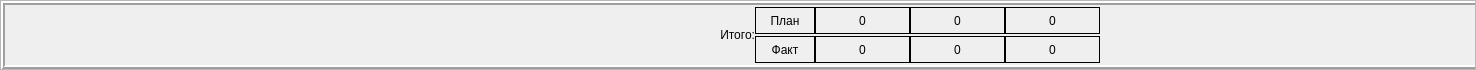
<?xml version="1.0" encoding="UTF-8"?>
<ui version="4.0">
 <class>EducationalFooter</class>
 <widget class="QWidget" name="EducationalFooter">
  <property name="geometry">
   <rect>
    <x>0</x>
    <y>0</y>
    <width>1476</width>
    <height>70</height>
   </rect>
  </property>
  <property name="maximumSize">
   <size>
    <width>16777215</width>
    <height>70</height>
   </size>
  </property>
  <property name="windowTitle">
   <string>Form</string>
  </property>
  <layout class="QVBoxLayout" name="verticalLayout">
   <property name="spacing">
    <number>0</number>
   </property>
   <property name="leftMargin">
    <number>0</number>
   </property>
   <property name="topMargin">
    <number>0</number>
   </property>
   <property name="rightMargin">
    <number>0</number>
   </property>
   <property name="bottomMargin">
    <number>0</number>
   </property>
   <item>
    <widget class="QScrollArea" name="scrollArea">
     <property name="verticalScrollBarPolicy">
      <enum>Qt::ScrollBarAlwaysOff</enum>
     </property>
     <property name="horizontalScrollBarPolicy">
      <enum>Qt::ScrollBarAlwaysOff</enum>
     </property>
     <property name="widgetResizable">
      <bool>true</bool>
     </property>
     <widget class="QWidget" name="scrollAreaWidgetContents">
      <property name="geometry">
       <rect>
        <x>0</x>
        <y>0</y>
        <width>1714</width>
        <height>68</height>
       </rect>
      </property>
      <layout class="QVBoxLayout" name="verticalLayout_4">
       <property name="spacing">
        <number>0</number>
       </property>
       <property name="leftMargin">
        <number>0</number>
       </property>
       <property name="topMargin">
        <number>0</number>
       </property>
       <property name="rightMargin">
        <number>0</number>
       </property>
       <property name="bottomMargin">
        <number>0</number>
       </property>
       <item>
        <widget class="QFrame" name="frame">
         <property name="frameShape">
          <enum>QFrame::Box</enum>
         </property>
         <property name="frameShadow">
          <enum>QFrame::Raised</enum>
         </property>
         <property name="lineWidth">
          <number>2</number>
         </property>
         <layout class="QHBoxLayout" name="horizontalLayout" stretch="0,0,0,1,0,0">
          <property name="spacing">
           <number>0</number>
          </property>
          <property name="leftMargin">
           <number>0</number>
          </property>
          <property name="topMargin">
           <number>0</number>
          </property>
          <property name="rightMargin">
           <number>0</number>
          </property>
          <property name="bottomMargin">
           <number>0</number>
          </property>
          <item>
           <layout class="QVBoxLayout" name="verticalLayout_3">
            <property name="spacing">
             <number>0</number>
            </property>
           </layout>
          </item>
          <item>
           <widget class="QLabel" name="label">
            <property name="minimumSize">
             <size>
              <width>750</width>
              <height>54</height>
             </size>
            </property>
            <property name="text">
             <string>Итого:</string>
            </property>
            <property name="alignment">
             <set>Qt::AlignRight|Qt::AlignTrailing|Qt::AlignVCenter</set>
            </property>
           </widget>
          </item>
          <item>
           <layout class="QVBoxLayout" name="verticalLayout_2">
            <property name="spacing">
             <number>0</number>
            </property>
            <item>
             <widget class="QLabel" name="label_2">
              <property name="sizePolicy">
               <sizepolicy hsizetype="Preferred" vsizetype="Preferred">
                <horstretch>0</horstretch>
                <verstretch>0</verstretch>
               </sizepolicy>
              </property>
              <property name="minimumSize">
               <size>
                <width>60</width>
                <height>27</height>
               </size>
              </property>
              <property name="maximumSize">
               <size>
                <width>60</width>
                <height>27</height>
               </size>
              </property>
              <property name="frameShape">
               <enum>QFrame::Box</enum>
              </property>
              <property name="text">
               <string>План</string>
              </property>
              <property name="alignment">
               <set>Qt::AlignCenter</set>
              </property>
              <property name="margin">
               <number>7</number>
              </property>
             </widget>
            </item>
            <item>
             <widget class="QLabel" name="label_1">
              <property name="sizePolicy">
               <sizepolicy hsizetype="Preferred" vsizetype="Preferred">
                <horstretch>0</horstretch>
                <verstretch>0</verstretch>
               </sizepolicy>
              </property>
              <property name="minimumSize">
               <size>
                <width>60</width>
                <height>27</height>
               </size>
              </property>
              <property name="maximumSize">
               <size>
                <width>60</width>
                <height>27</height>
               </size>
              </property>
              <property name="frameShape">
               <enum>QFrame::Box</enum>
              </property>
              <property name="text">
               <string>Факт</string>
              </property>
              <property name="alignment">
               <set>Qt::AlignCenter</set>
              </property>
              <property name="margin">
               <number>7</number>
              </property>
             </widget>
            </item>
           </layout>
          </item>
          <item>
           <layout class="QHBoxLayout" name="hl_months">
            <property name="spacing">
             <number>0</number>
            </property>
           </layout>
          </item>
          <item>
           <layout class="QGridLayout" name="gridLayout">
            <property name="spacing">
             <number>0</number>
            </property>
            <item row="0" column="0">
             <widget class="QLabel" name="lbl_firstPlan">
              <property name="sizePolicy">
               <sizepolicy hsizetype="Fixed" vsizetype="Fixed">
                <horstretch>0</horstretch>
                <verstretch>0</verstretch>
               </sizepolicy>
              </property>
              <property name="minimumSize">
               <size>
                <width>95</width>
                <height>27</height>
               </size>
              </property>
              <property name="maximumSize">
               <size>
                <width>95</width>
                <height>27</height>
               </size>
              </property>
              <property name="frameShape">
               <enum>QFrame::Box</enum>
              </property>
              <property name="text">
               <string>0</string>
              </property>
              <property name="alignment">
               <set>Qt::AlignCenter</set>
              </property>
              <property name="margin">
               <number>7</number>
              </property>
             </widget>
            </item>
            <item row="0" column="1">
             <widget class="QLabel" name="lbl_secondPlan">
              <property name="sizePolicy">
               <sizepolicy hsizetype="Fixed" vsizetype="Fixed">
                <horstretch>0</horstretch>
                <verstretch>0</verstretch>
               </sizepolicy>
              </property>
              <property name="minimumSize">
               <size>
                <width>95</width>
                <height>27</height>
               </size>
              </property>
              <property name="maximumSize">
               <size>
                <width>95</width>
                <height>27</height>
               </size>
              </property>
              <property name="frameShape">
               <enum>QFrame::Box</enum>
              </property>
              <property name="text">
               <string>0</string>
              </property>
              <property name="alignment">
               <set>Qt::AlignCenter</set>
              </property>
              <property name="margin">
               <number>7</number>
              </property>
             </widget>
            </item>
            <item row="0" column="2">
             <widget class="QLabel" name="lbl_yearPlan">
              <property name="sizePolicy">
               <sizepolicy hsizetype="Fixed" vsizetype="Fixed">
                <horstretch>0</horstretch>
                <verstretch>0</verstretch>
               </sizepolicy>
              </property>
              <property name="minimumSize">
               <size>
                <width>95</width>
                <height>27</height>
               </size>
              </property>
              <property name="maximumSize">
               <size>
                <width>95</width>
                <height>27</height>
               </size>
              </property>
              <property name="frameShape">
               <enum>QFrame::Box</enum>
              </property>
              <property name="text">
               <string>0</string>
              </property>
              <property name="alignment">
               <set>Qt::AlignCenter</set>
              </property>
              <property name="margin">
               <number>7</number>
              </property>
             </widget>
            </item>
            <item row="1" column="0">
             <widget class="QLabel" name="lbl_firstFact">
              <property name="sizePolicy">
               <sizepolicy hsizetype="Fixed" vsizetype="Fixed">
                <horstretch>0</horstretch>
                <verstretch>0</verstretch>
               </sizepolicy>
              </property>
              <property name="minimumSize">
               <size>
                <width>95</width>
                <height>27</height>
               </size>
              </property>
              <property name="maximumSize">
               <size>
                <width>95</width>
                <height>27</height>
               </size>
              </property>
              <property name="frameShape">
               <enum>QFrame::Box</enum>
              </property>
              <property name="text">
               <string>0</string>
              </property>
              <property name="alignment">
               <set>Qt::AlignCenter</set>
              </property>
              <property name="margin">
               <number>7</number>
              </property>
             </widget>
            </item>
            <item row="1" column="1">
             <widget class="QLabel" name="lbl_secondFact">
              <property name="sizePolicy">
               <sizepolicy hsizetype="Fixed" vsizetype="Fixed">
                <horstretch>0</horstretch>
                <verstretch>0</verstretch>
               </sizepolicy>
              </property>
              <property name="minimumSize">
               <size>
                <width>95</width>
                <height>27</height>
               </size>
              </property>
              <property name="maximumSize">
               <size>
                <width>95</width>
                <height>27</height>
               </size>
              </property>
              <property name="frameShape">
               <enum>QFrame::Box</enum>
              </property>
              <property name="text">
               <string>0</string>
              </property>
              <property name="alignment">
               <set>Qt::AlignCenter</set>
              </property>
              <property name="margin">
               <number>7</number>
              </property>
             </widget>
            </item>
            <item row="1" column="2">
             <widget class="QLabel" name="lbl_yearFact">
              <property name="sizePolicy">
               <sizepolicy hsizetype="Fixed" vsizetype="Fixed">
                <horstretch>0</horstretch>
                <verstretch>0</verstretch>
               </sizepolicy>
              </property>
              <property name="minimumSize">
               <size>
                <width>95</width>
                <height>27</height>
               </size>
              </property>
              <property name="maximumSize">
               <size>
                <width>95</width>
                <height>27</height>
               </size>
              </property>
              <property name="frameShape">
               <enum>QFrame::Box</enum>
              </property>
              <property name="text">
               <string>0</string>
              </property>
              <property name="alignment">
               <set>Qt::AlignCenter</set>
              </property>
              <property name="margin">
               <number>7</number>
              </property>
             </widget>
            </item>
           </layout>
          </item>
          <item>
           <spacer name="horizontalSpacer_2">
            <property name="orientation">
             <enum>Qt::Horizontal</enum>
            </property>
            <property name="sizeType">
             <enum>QSizePolicy::Fixed</enum>
            </property>
            <property name="sizeHint" stdset="0">
             <size>
              <width>603</width>
              <height>51</height>
             </size>
            </property>
           </spacer>
          </item>
         </layout>
        </widget>
       </item>
      </layout>
     </widget>
    </widget>
   </item>
  </layout>
 </widget>
 <resources/>
 <connections/>
</ui>
